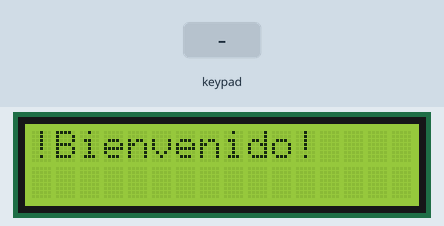
The sketch below on a simulated Arduino Uno, built with avr-gcc and run on an emulated ATmega328P. Shown: 16×2 character LCD. The test bench sets the inputs (shaded band).

Above: at 0.1 s.
2.3 s: key 'A' pressed
At 3.2 s:
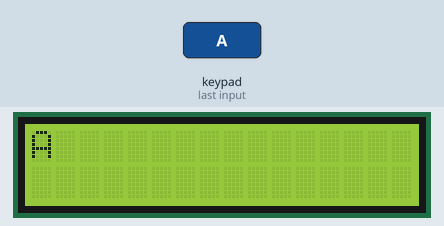
4.9 s: key 'B' pressed
At 5.8 s:
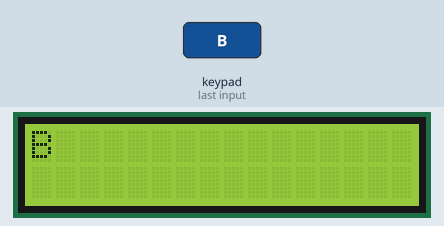
7.5 s: key 'C' pressed
At 8.4 s:
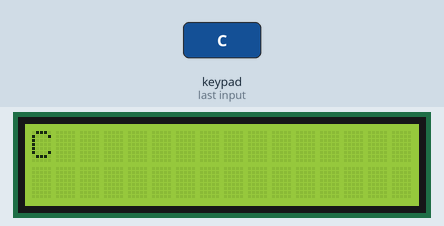
10.1 s: key '*' pressed
At 10.9 s:
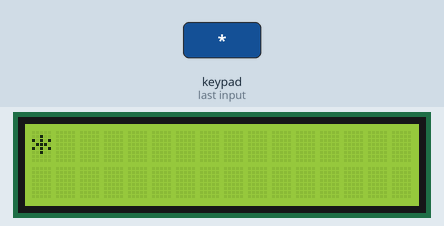
12.7 s: key '#' pressed
At 13.3 s:
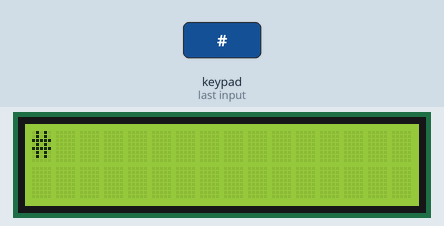
15.3 s: key 'D' pressed
At 16.2 s:
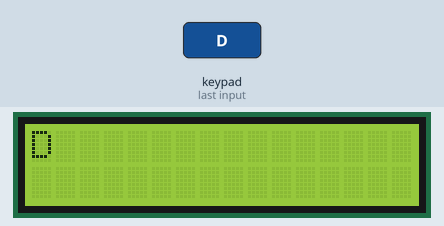
Timing chart, 0 to 18.3 s (numbered marks = the images above; inputs shaded):
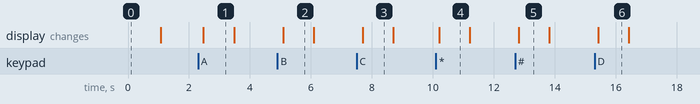

The sketch:

Codigo_base_de_LCD_y_teclado_matricial.ino
```cpp
//incluimos librerias
#include <LiquidCrystal.h>
#include <Keypad.h>

const byte filas= 4; //numero de filas
const byte columnas= 4; //numero de columnas

// define la ubicación de las teclas según su fila y columna
char keymap[filas][columnas]=
{
{'1', '2', '3', 'A'},
{'4', '5', '6', 'B'},
{'7', '8', '9', 'C'},
{'*', '0', '#', 'D'}
};

// se declaran los pines donde se conectan las filas y columnas
byte pinesFilas[filas] = {A0,A1,A2,A3}; //pines de las filas
byte pinesColumnas[columnas]= {7,6,5,4}; //pines de las columnas

//Se define el Teclado con los parametros defines anteriormente (pines, filas y columnas)
Keypad Teclado= Keypad(makeKeymap(keymap), pinesFilas, pinesColumnas, filas, columnas);

char key; //almacena la tecla presionada


// declarar pantalla LCD y asignar
LiquidCrystal lcd(13,12,11,10,9,8);
void setup() {
  // iniciar pantalla indicando # de columnas y filas
  lcd.begin(16, 2);
  //Escribimos en la posicion 0,0
  lcd.setCursor(0,0);
  lcd.print("!Bienvenido!");
  delay(1000);
  lcd.clear();
}
void loop() {
  key = Teclado.getKey(); //Se almacena el valor de la tecla oprimida
  delay(100); // delay de 100 milisegundos
  lcd.setCursor(0, 0);
  if (key){
    lcd.print(key); // Si la tecla es oprimida se imprime
    delay(1000);
    lcd.clear();
  }
}
```

Measured:
- after the input at 2.3 s, the display: changes after 0.17 s (image 1)
- after the input at 4.9 s, the display: changes after 0.19 s (image 2)
- after the input at 7.5 s, the display: changes after 0.20 s (image 3)
- after the input at 10.1 s, the display: changes after 0.11 s (image 4)
- after the input at 12.7 s, the display: changes after 0.12 s (image 5)
- after the input at 15.3 s, the display: changes after 0.13 s (image 6)
- what the display in image 1 shows lasts 1.0 s, from 2.5 s to 3.5 s
